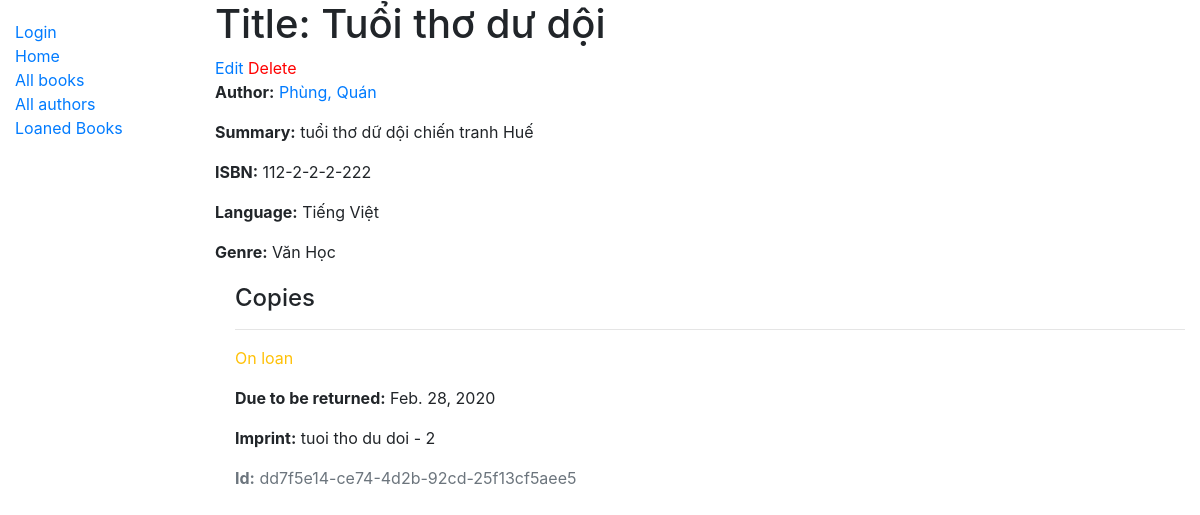
Before: /catalog/book/1 with the older database file.
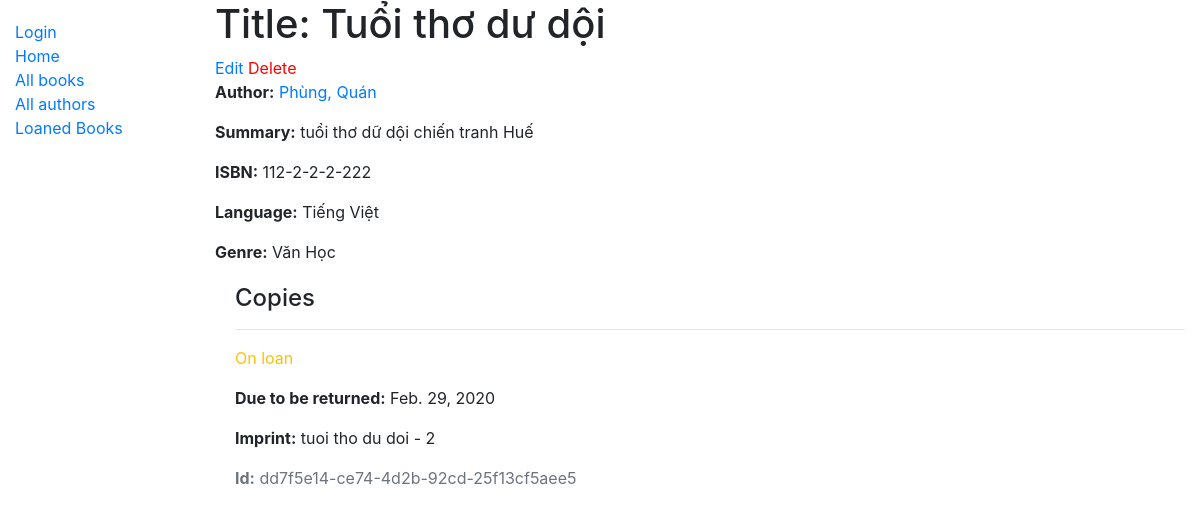
After: the same page with the newer database file.
### BookInstance/models.py (models this page shows, shortened)
class BookInstance(models.Model):
  LOAN_STATUS = (
    ('m', 'Maintenance'),
    ('o', 'On loan'),
    ('a', 'Available'),
    ('r', 'Reserved'),
  )
  id = models.UUIDField(primary_key=True, default=uuid.uuid4)
  imprint = models.CharField(max_length=200)
  due_back = models.DateField(null=True, blank=True)
  status = models.CharField(
            max_length=1,
            choices=LOAN_STATUS,
            blank=True,
            default='m',
            help_text='Book availability',
          )
  book = models.ForeignKey(Book, on_delete=models.SET_NULL, null=True)
  borrower = models.ForeignKey(User, on_delete=models.SET_NULL, null=True, blank=True)
  class Meta:
    ordering = ['due_back']
    permissions = (("can_mark_returned", "Set book as returned"),)

### catalog/views.py (the view, shortened to what this page needs)
# urls.py: path('book/<int:pk>', views.BookDetailView.as_view(), name='book-detail'),
class BookDetailView(generic.DetailView):
  model = Book

### Author/models.py (called while the page is built)
  def __str__(self):
    return f'{self.last_name}, {self.first_name}'

### Genre/models.py (called while the page is built)
  def __str__(self):
    return self.name

### Language/models.py (called while the page is built)
  def __str__(self):
    return self.name

### catalog/templates/Book/book_detail.html
{% extends "base_generic.html" %}
{% block content %}
  <h1>Title: {{ book.title }}</h1>
  <a href="{% url 'book_update' book.pk %}">Edit</a>
  <a href="{% url 'book_delete' book.pk %}" style="color:red"> Delete </a>
  <p><strong>Author:</strong> <a href="{% url 'author-detail' book.author.pk %}">{{ book.author }}</a></p>
  <p><strong>Summary:</strong> {{ book.summary }}</p>
  <p><strong>ISBN:</strong> {{ book.isbn }}</p>
  <p><strong>Language:</strong> {{ book.language }}</p>
  <p><strong>Genre:</strong> {{ book.genre.all|join:", " }}</p>
  <div style="margin-left:20px;margin-top:20px">
    <h4>Copies</h4>
    {% for copy in book.bookinstance_set.all %}
      <hr>
      <p class="{% if copy.status == 'a' %}text-success{% elif copy.status == 'm' %}text-danger{% else %}text-warning{% endif %}">
        {{ copy.get_status_display }}
      </p>
      {% if copy.status != 'a' %}
        <p><strong>Due to be returned:</strong> {{ copy.due_back }}</p>
      {% endif %}
      <p><strong>Imprint:</strong> {{ copy.imprint }}</p>
      <p class="text-muted"><strong>Id:</strong> {{ copy.id }}</p>
    {% endfor %}
  </div>
{% endblock %}

Changed rows visible on the page:
changed BookInstance "On loan": due_back "Feb. 28, 2020" → "Feb. 29, 2020"
